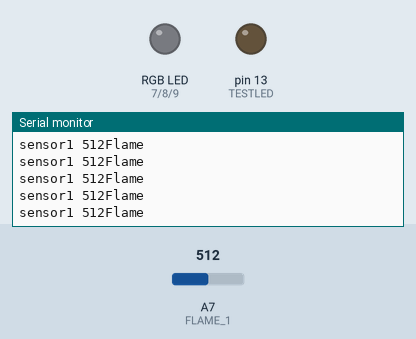
Bench run of a sketch on a simulated Arduino Nano, built with avr-gcc and run on an emulated ATmega328P. Parts: an RGB LED mixed from three pins (HIGH = lit), output pins drawn as LEDs (lit = HIGH), the last lines printed to the serial monitor. The inputs (shaded band) are chosen by the test bench; at power-on: A7 (FLAME_1) = 512.

Above: at 1.2 s.
1.3 s: A7 (FLAME_1) set to 106
At 2.3 s:
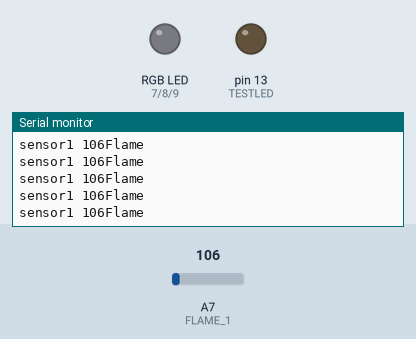
4.3 s: A7 (FLAME_1) set to 89
At 4.8 s:
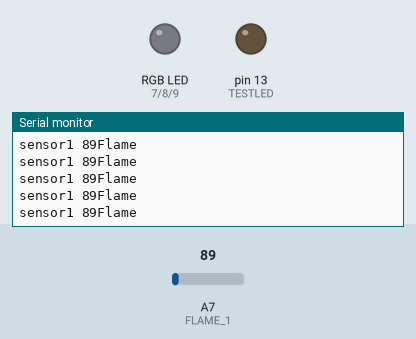
Timing chart, 0 to 7.3 s (numbered marks = the images above; inputs shaded):
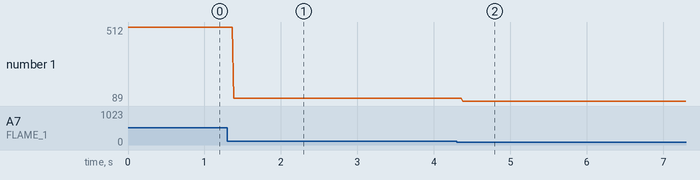

The sketch:

flame_sensor_construction_test.ino
```cpp
/*The flame sensor has to use analog instead of digital*/
#define FLAME_1 A7
// #define FLAME_2 A8
#define TESTLED 13

#define RED_PIN 7
#define GREEN_PIN 8
#define BLUE_PIN 9
//#define TESTLED 13

int DISPLAY_TIME = 10;  // In milliseconds

/*
 * Setup Info
 * positive side of the sensor goes to the resistor
 * negative side of the sensor goes to the 5V
 * positive side of the sensor goes to the pinA7
 * free side of the resistor goes to ground
 */

int flameReading_1 = 0, flameReading_2 = 0;
void setup() {
  Serial.begin(9600);

  pinMode(FLAME_1, INPUT);
//  pinMode(FLAME_2, INPUT);
  pinMode(TESTLED,OUTPUT);

  pinMode(RED_PIN, OUTPUT);
  pinMode(GREEN_PIN, OUTPUT);
  pinMode(BLUE_PIN, OUTPUT);

  //mainColors();

  //showSpectrum();

//  digitalWrite(RED_PIN, LOW);
//  digitalWrite(GREEN_PIN, LOW);
//  digitalWrite(BLUE_PIN, LOW);
//  digitalWrite(TESTLED,LOW);
}

void loop() {
  flameReading_1 = analogRead(FLAME_1);
//  flameReading_2 = analogRead(FLAME_2);
  Serial.print("sensor1 ");
  Serial.print(flameReading_1);
//  Serial.print("\tsensor2 ");
//  Serial.println(flameReading_2);
  /*918~919 is the baseline when the flame sensor starts to detetect the flame
  * Threshold is 918
  */

  if(flameReading_1==0){
//    digitalWrite(TESTLED,LOW);
//    digitalWrite(RED_PIN, LOW);
//    digitalWrite(GREEN_PIN, LOW);
//    digitalWrite(BLUE_PIN, LOW);
    Serial.println("No flame");
  }
  else {
    //mainColors();
    //showSpectrum();
//    digitalWrite(TESTLED,HIGH);
    Serial.println("Flame");
  }
}

void mainColors()
{
// Off (all LEDs off):

digitalWrite(RED_PIN, LOW);
digitalWrite(GREEN_PIN, LOW);
digitalWrite(BLUE_PIN, LOW);

delay(1000);

// Red (turn just the red LED on):

digitalWrite(RED_PIN, HIGH);
digitalWrite(GREEN_PIN, LOW);
digitalWrite(BLUE_PIN, LOW);

delay(1000);

/*
// Green (turn just the green LED on):

digitalWrite(RED_PIN, LOW);
digitalWrite(GREEN_PIN, HIGH);
digitalWrite(BLUE_PIN, LOW);

delay(1000);

// Blue (turn just the blue LED on):

digitalWrite(RED_PIN, LOW);
digitalWrite(GREEN_PIN, LOW);
digitalWrite(BLUE_PIN, HIGH);

delay(1000);

// Yellow (turn red and green on):

digitalWrite(RED_PIN, HIGH);
digitalWrite(GREEN_PIN, HIGH);
digitalWrite(BLUE_PIN, LOW);

delay(1000);

// Cyan (turn green and blue on):

digitalWrite(RED_PIN, LOW);
digitalWrite(GREEN_PIN, HIGH);
digitalWrite(BLUE_PIN, HIGH);

delay(1000);

// Purple (turn red and blue on):

digitalWrite(RED_PIN, HIGH);
digitalWrite(GREEN_PIN, LOW);
digitalWrite(BLUE_PIN, HIGH);

delay(1000);

// White (turn all the LEDs on):

digitalWrite(RED_PIN, HIGH);
digitalWrite(GREEN_PIN, HIGH);
digitalWrite(BLUE_PIN, HIGH);

delay(1000);*/
}

void showSpectrum()
{
int x;  // define an integer variable called "x"

// Now we'll use a for() loop to make x count from 0 to 767
// (Note that there's no semicolon after this line!
// That's because the for() loop will repeat the next
// "statement", which in this case is everything within
// the following brackets {} )

for (x = 0; x < 768; x++)

// Each time we loop (with a new value of x), do the following:

{
showRGB(x);  // Call RGBspectrum() with our new x
delay(DISPLAY_TIME);   // Delay for 10 ms (1/100th of a second)
}
}


// showRGB()

// This function translates a number between 0 and 767 into a
// specific color on the RGB LED. If you have this number count
// through the whole range (0 to 767), the LED will smoothly
// change color through the entire spectrum.

// The "base" numbers are:
// 0   = pure red
// 255 = pure green
// 511 = pure blue
// 767 = pure red (again)

// Numbers between the above colors will create blends. For
// example, 640 is midway between 512 (pure blue) and 767
// (pure red). It will give you a 50/50 mix of blue and red,
// resulting in purple.

// If you count up from 0 to 767 and pass that number to this
// function, the LED will smoothly fade between all the colors.
// (Because it starts and ends on pure red, you can start over
// at 0 without any break in the spectrum).


void showRGB(int color)
{
int redIntensity;
int greenIntensity;
int blueIntensity;

// Here we'll use an "if / else" statement to determine which
// of the three (R,G,B) zones x falls into. Each of these zones
// spans 255 because analogWrite() wants a number from 0 to 255.

// In each of these zones, we'll calculate the brightness
// for each of the red, green, and blue LEDs within the RGB LED.

if (color <= 255)          // zone 1
{
redIntensity = 255 - color;    // red goes from on to off
greenIntensity = color;        // green goes from off to on
blueIntensity = 0;             // blue is always off
}
else if (color <= 511)     // zone 2
{
redIntensity = 0;                     // red is always off
greenIntensity = 255 - (color - 256); // green on to off
blueIntensity = (color - 256);        // blue off to on
}
else // color >= 512       // zone 3
{
redIntensity = (color - 512);         // red off to on
greenIntensity = 0;                   // green is always off
blueIntensity = 255 - (color - 512);  // blue on to off
}

// Now that the brightness values have been set, command the LED
// to those values

analogWrite(RED_PIN, redIntensity);
analogWrite(BLUE_PIN, blueIntensity);
analogWrite(GREEN_PIN, greenIntensity);
}
```

Measured:
- after the input at 1.3 s, the serial monitor: prints a new line after 0.09 s (image 1)
- after the input at 4.3 s, the serial monitor: prints a new line after 0.08 s (image 2)
- plotted number 1: 512 → 106 after the input at 1.3 s, 106 → 89 after the input at 4.3 s
